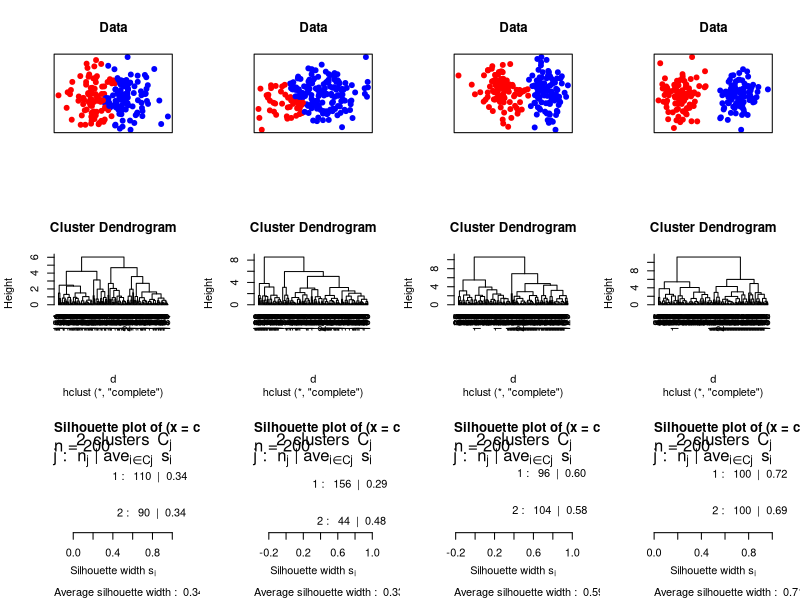

Write the R code that produced this figure.
library("cluster")
diff <- 0:3
n    <- 100
col  <- c("blue", "red")
pdf("norm_silhouette.pdf", width=10, height=7)
par(mfcol=c(3, length(diff))) #, mar=c(2,2,2,2))
for (i in seq(diff)) {
  x1     <- matrix(rnorm(2*n), nr=n)
  x1[,1] <- x1[,1] + diff[i]
  x2     <- matrix(rnorm(2*n), nr=n)
  x2[,1] <- x2[,1] - diff[i]
  x      <- rbind(x1, x2)
  d      <- dist(x)
  hc     <- hclust(d)
  c2     <- cutree(hc, k=2)
  si2    <- silhouette(c2, d)
  plot(x, col=col[c2], pch=19, axes=F, xlab="", ylab="", main="Data")
  box()
  plot(hc, hang = -1)
  plot(si2)
}
dev.off()
if (interactive()) browseURL(paste0(getwd(),"/norm_silhouette.pdf"))

